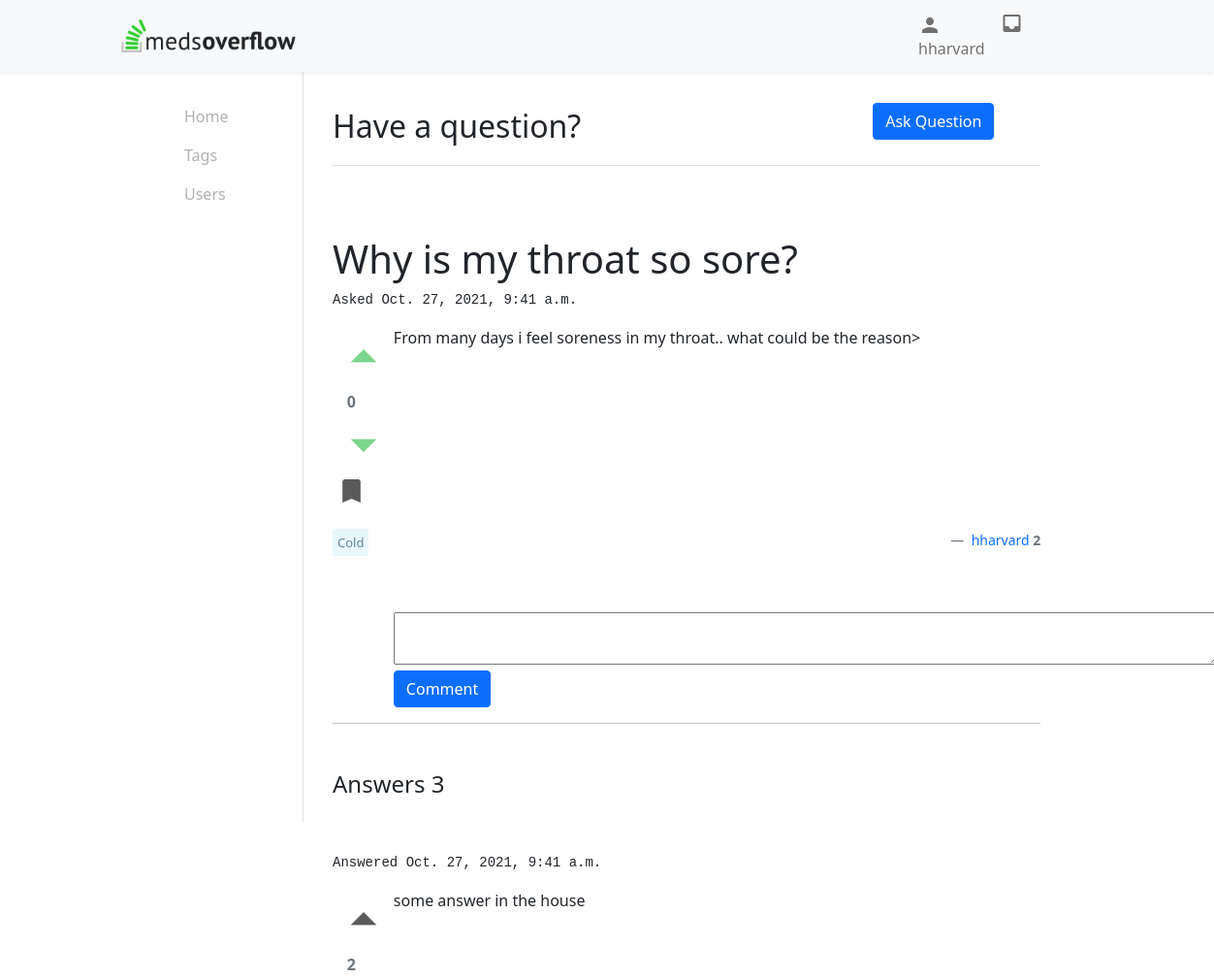
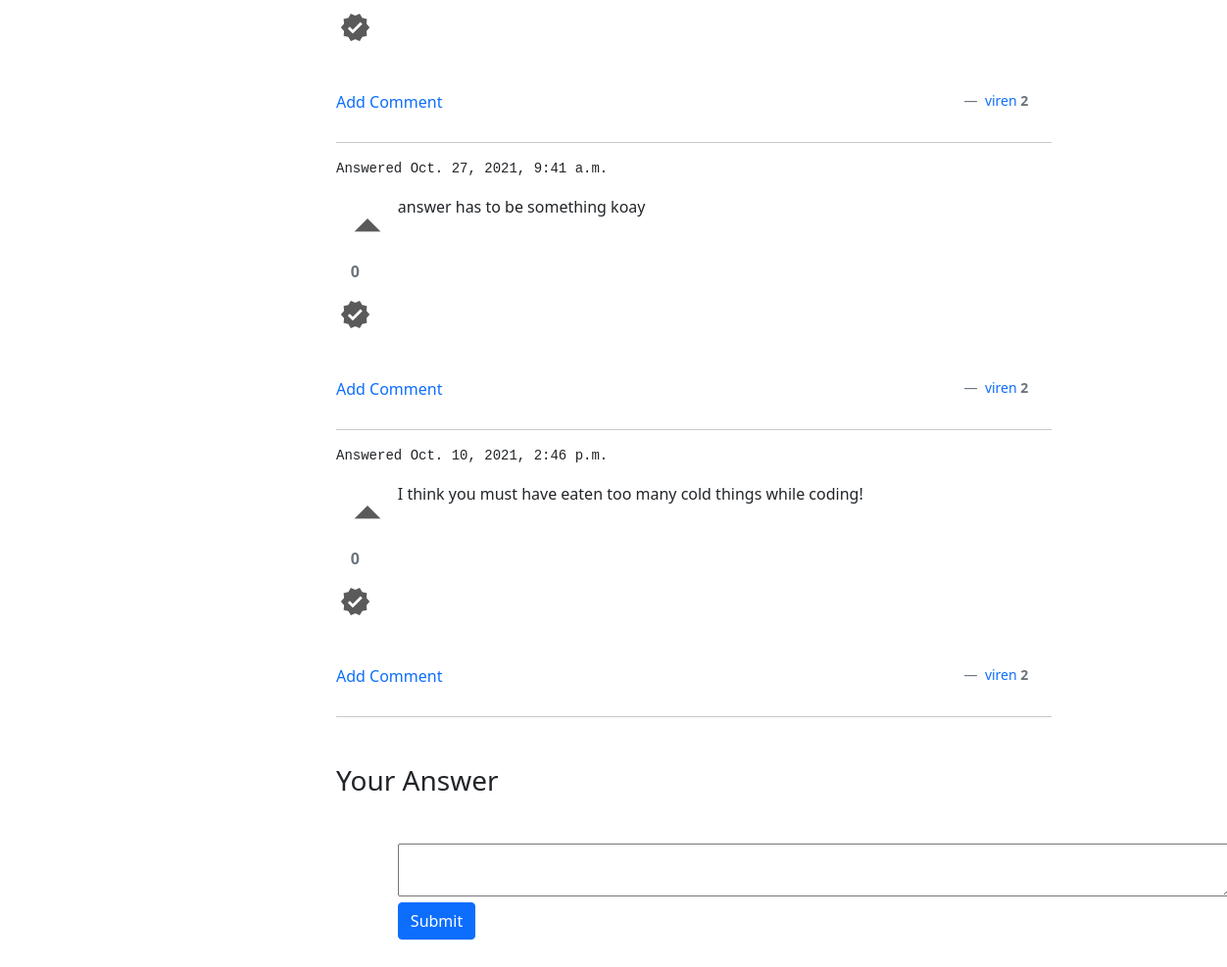
The page /question/14 (signed in) on the database as committed earlier (2 pictures, top to bottom).
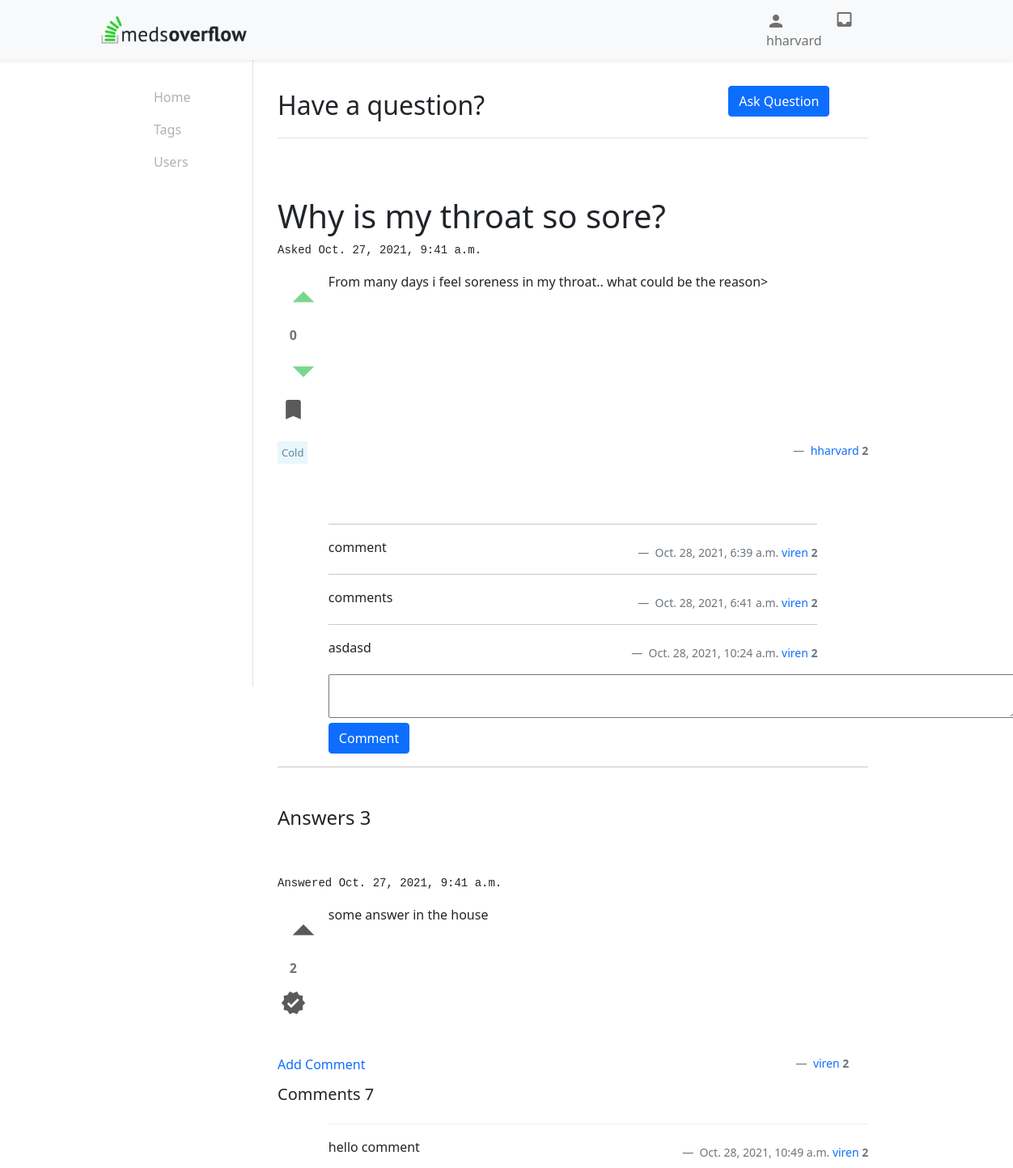
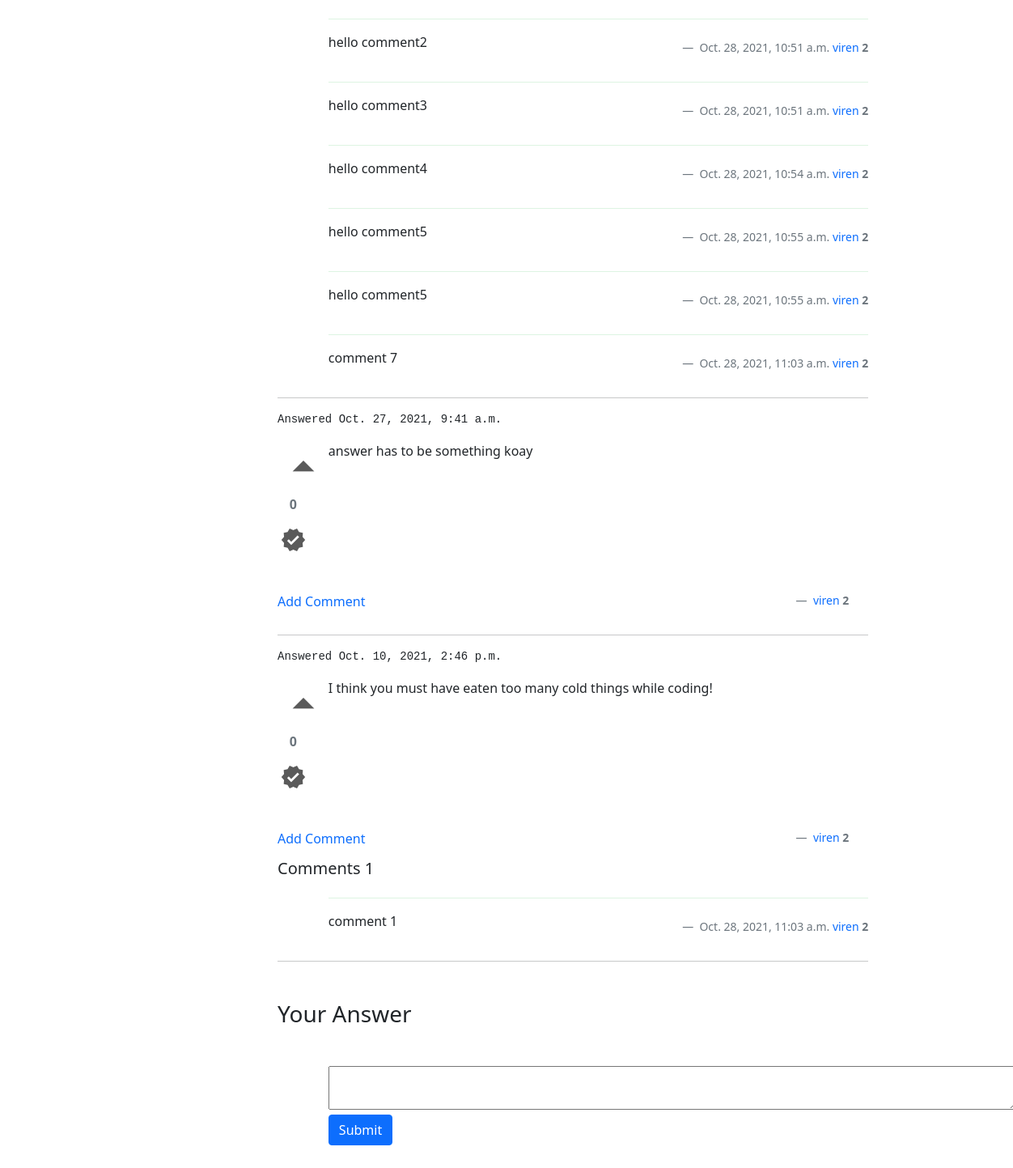
The same page on the database as committed later (2 pictures, top to bottom).
### mainframe/models.py (models this page shows, shortened)
class Tag(models.Model):
    tagName = models.CharField(max_length=30)

class Answer(models.Model):
    description = models.CharField(max_length=1000)
    created_at = models.DateTimeField(auto_now=True)
    made_by = models.ForeignKey(User, on_delete=models.CASCADE)
    question = models.ForeignKey(Question, on_delete=models.CASCADE)
    accepted = models.BooleanField(default=False)
    @property
    def votes(self):
        return self.upvotes
    @property
    def upvotes(self):
        return UpvoteA.objects.filter(answer = self.id).count()

class User(models.Model):
    user = models.OneToOneField(authUser, on_delete=models.CASCADE)
    username = models.CharField(max_length=30, unique=True)
    first_name = models.CharField(max_length=30, null=True)
    last_name = models.CharField(max_length=50, null=True)
    email_id = models.EmailField(unique=True)
    country = models.CharField(max_length=50, null=True)
    rating = models.IntegerField(default=2)
    joined_on = models.DateTimeField(auto_now=True)
    USERNAME_FIELD = 'username'
    roles = models.ManyToManyField(Role)
    def __str__(self):
        return self.user.username

class Comment(models.Model):
    description = models.CharField(max_length=300)
    created_at = models.DateTimeField(auto_now=True)
    made_by = models.ForeignKey(User, on_delete=models.CASCADE)
    question = models.ForeignKey(Question, on_delete=models.CASCADE)

class CommentAnswer(models.Model):
    description = models.CharField(max_length=300)
    created_at = models.DateTimeField(auto_now=True)
    made_by = models.ForeignKey(User, on_delete=models.CASCADE)
    answer = models.ForeignKey(Answer, on_delete=models.CASCADE)

### mainframe/views.py (the view, shortened to what this page needs)
# urls.py: path('question/<int:pk>', views.Post.as_view(), name='question'),
class Post(TemplateView):
    def get(self, request, pk):
        answerForm = AnswerForm()
        commentForm = CommentForm()
        question = Question.objects.get(id=pk)
        comments = Comment.objects.filter(question = question.id)
        answers = Answer.objects.filter(question = question.id).order_by('-created_at')
        qMarked = Bookmark.objects.filter(user = (Home.getUser(self, request)).id, question = question.id).exists()
        answerUpvotes = UpvoteA.objects.filter(by = (Home.getUser(self, request)).id)
        print(answerUpvotes)
        answerUpvotesUserId = [ x.answer for x in answerUpvotes]
        isAccepted = 'no'
        for a in answers:
            if a in answerUpvotesUserId:
                setattr(a, 'voted', 'True')
            answerComments = CommentAnswer.objects.filter(answer = a.id)
            setattr(a, 'comments',answerComments)
            answerCommentForm = AnswerCommentForm()
            setattr(a, 'answerCommentForm',answerCommentForm)
            if a.accepted:
                isAccepted = a.id
        context = {
            'question': question,
            'comments': comments,
            'answers' : answers,
            'answerForm' : answerForm,
            'commentForm' : commentForm,
            'myuser' : Home.getUser(self, request),
            'qMarked' : qMarked,
            'accepted' : isAccepted,
        }
        return render(request, 'post.html', context)

### mainframe/forms.py
class AnswerForm(ModelForm):
    class Meta:
        model = Answer
        fields = ['description']
        widgets = {
          'description': forms.Textarea(attrs={'rows':2, 'cols':90}),
        }

class CommentForm(ModelForm):
    class Meta:
        model = Comment
        fields = ['description']
        widgets = {
          'description': forms.Textarea(attrs={'rows':2, 'cols':90}),
        }

### mainframe/models.py (called while the page is built)
    @property
    def votes(self):
        return self.upvotes - self.downvotes

    @property
    def upvotes(self):
        return UpvoteQ.objects.filter(question = self.id).count()

    @property
    def downvotes(self):
        return DownvoteQ.objects.filter(question = self.id).count()

### mainframe/views.py (called while the page is built)
    def getUser(self, request):
        if request.user.is_authenticated:
            usr = request.user
            myuser = User.objects.get(username = usr.username)
            return myuser
        return

### mainframe/templates/post.html (shortened to what the changed rows need)
{% extends 'main.html' %}
{% block post %}
<br>
<div class="mt-5">
    <h1>{{ question.title }}</h1>
    <br>
    <div class="row">
        <div class="col-7">
            {% for t in question.tags.all %}
            <a href="{% url 'mainframe:tagFilter' t.id %}" class="tag my-1">{{t.tagName}}</a>
            {% endfor %}
        </div>
    </div>
    <div class="row mt-5">
        <div class="col-1"></div>
        <div class="col-10">
            {% for c in comments %}
                <hr>
                {{ c.description }}
                <div class="text-end blockquote-footer">
                    <span class="text-secondary font-weight-light">{{ c.created_at }}</span>
                    <a href="{% url 'mainframe:profile' c.made_by.id %}">{{ c.made_by }}</a>
                    <b>{{ c.made_by.rating }}</b>
                </div>
            {% endfor %}
            <form action="" method="POST">
                {% for f in commentForm %}
                {{f}}
                {% endfor %}
                <input type="submit" class="btn btn-primary" name="Comment" value="Comment">
            </form>
        </div>
    </div>
</div>
<div class="mt-5">
    <h4>Answers {{ answers.count }}</h4>
    <br><br>
    {% for answer in answers %}
        <pre>Answered {{ answer.created_at }}</pre>
        <div class="row">
            <div class="col-1 text-center">
                <form class="answerUpVote" action="{% url 'mainframe:upvoteA' question.id answer.id %}" method="POST">
                    <button type="submit" name="upvoteA" class="iconButton"><i class="material-icons upvoteIcon {{answer.id}} {% if answer.voted %} voted {% endif %} align-middle" style="font-size: 64px;">arrow_drop_up</i></button><br>
                </form>
                <b class="{{answer.id}} align-middle text-secondary">{{ answer.votes }}</b>
                <form action="{% url 'mainframe:acceptAnswer' answer.id question.id %}" id="acceptAnswerForm{{answer.id}}" method="POST">
                    <button type="submit" name="acceptAnswer" class="iconButton"><i class="material-icons mt-3 acceptAnswerIcon align-middle" style="font-size: 32px;">verified</i></button>
                </form>
            </div>
            <div class="col-10">
                <p>
                    {{ answer.description }}
                </p>
            </div>
            <div class="row mt-5">
                <div class="col-7" id="comment{{answer.id}}">
                    <a onclick="showAnswerComment(this);" href="javascript:;">Add Comment</a>
                </div>
                <div class="col-5 text-end blockquote-footer">
                    <a href="{% url 'mainframe:profile' answer.made_by.id %}">{{ answer.made_by }}</a>
                    <b>{{ answer.made_by.rating }}</b>
                </div>
            </div>
            {% if answer.comments %}
                <h5>Comments {{answer.comments.count}}</h5>
            {% endif %}
            {% for c in answer.comments %}
                <div class="col-1"></div>
                <div class="col-11">
                    <hr style="border-top: 1px solid rgb(122, 214, 141);">
                    {{ c.description }}
                    <div class="text-end blockquote-footer">
                        <span class="text-secondary font-weight-light">{{ c.created_at }}</span>
                        <a href="{% url 'mainframe:profile' c.made_by.id %}">{{ c.made_by }}</a>
                        <b>{{ c.made_by.rating }}</b>
                    </div>
                </div>
            {% endfor %}
        </div>
        <hr>
    {% endfor %}
</div>
<div class="row mt-5">
    <div class="col-10">
        <form action="" method="POST">
            {% for f in answerForm %}
            {{f}}
            {% endfor %}
            <input type="submit" class="btn btn-primary" name="Answer">
        </form>
    </div>
</div>
{% endblock post %}

Rows that differ between the two databases and show on the page:
added Comment: description "comment", created_at "Oct. 28, 2021, 6:39 a.m.", made_by "viren", made_by.rating "2"
added Comment: description "comments", created_at "Oct. 28, 2021, 6:41 a.m.", made_by "viren", made_by.rating "2"
added Comment: description "asdasd", created_at "Oct. 28, 2021, 10:24 a.m.", made_by "viren", made_by.rating "2"
shown differently, row unchanged: Answer "some answer in the house": comments.count (not shown) → "7"
added CommentAnswer: description "hello comment", created_at "Oct. 28, 2021, 10:49 a.m.", made_by "viren", made_by.rating "2", shown under Answer "some answer in the house"
added CommentAnswer: description "hello comment2", created_at "Oct. 28, 2021, 10:51 a.m.", made_by "viren", made_by.rating "2", shown under Answer "some answer in the house"
added CommentAnswer: description "hello comment3", created_at "Oct. 28, 2021, 10:51 a.m.", made_by "viren", made_by.rating "2", shown under Answer "some answer in the house"
added CommentAnswer: description "hello comment4", created_at "Oct. 28, 2021, 10:54 a.m.", made_by "viren", made_by.rating "2", shown under Answer "some answer in the house"
added CommentAnswer: description "hello comment5", created_at "Oct. 28, 2021, 10:55 a.m.", made_by "viren", made_by.rating "2", shown under Answer "some answer in the house"
added CommentAnswer: description "hello comment5", created_at "Oct. 28, 2021, 10:55 a.m.", made_by "viren", made_by.rating "2", shown under Answer "some answer in the house"
added CommentAnswer: description "comment 7", created_at "Oct. 28, 2021, 11:03 a.m.", made_by "viren", made_by.rating "2", shown under Answer "some answer in the house"
shown differently, row unchanged: Answer "I think you must have eaten too many cold things while coding!": comments.count (not shown) → "1"
added CommentAnswer: description "comment 1", created_at "Oct. 28, 2021, 11:03 a.m.", made_by "viren", made_by.rating "2", shown under Answer "I think you must have eaten too many cold things while coding!"
